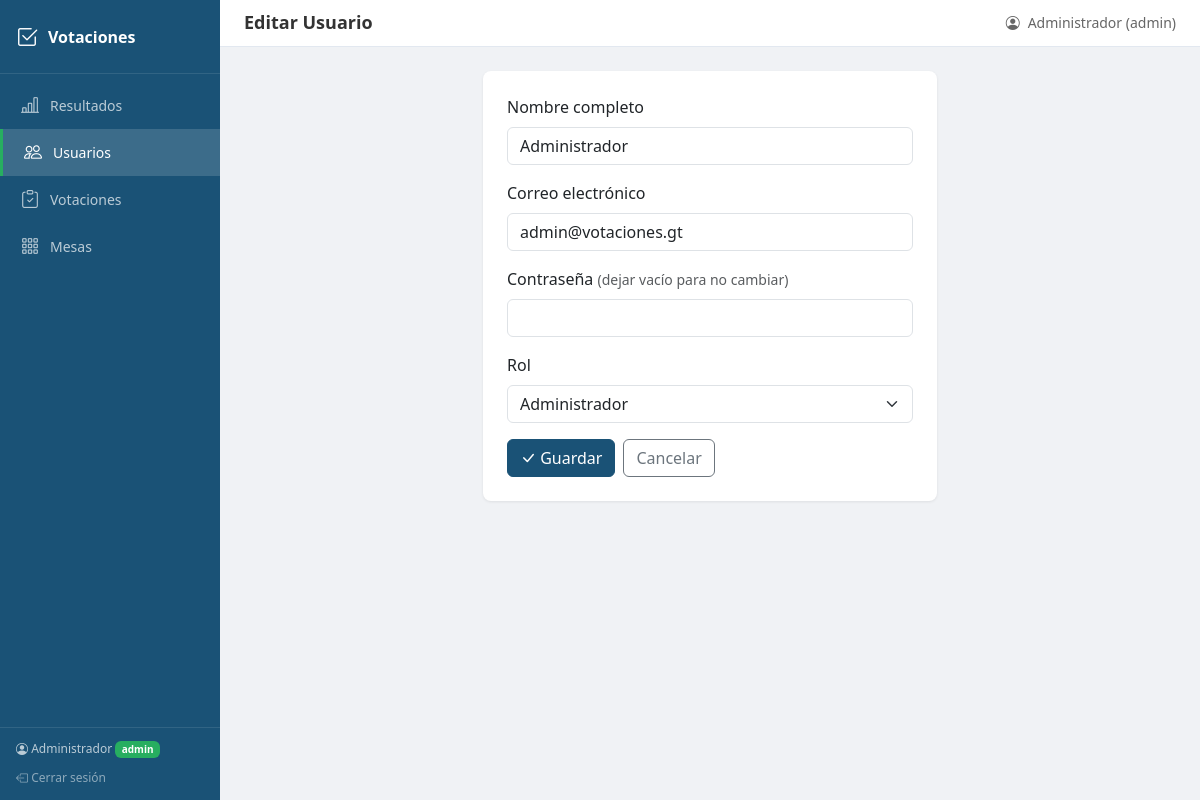
The app's page /usuarios/editar/1 (signed in) with its own data.
### app/models.py (models this page shows, shortened)
class Usuario(UserMixin, db.Model):
    __tablename__ = 'usuarios'
    id = db.Column(db.Integer, primary_key=True)
    nombre = db.Column(db.String(100), nullable=False)
    correo = db.Column(db.String(120), unique=True, nullable=False)
    password_hash = db.Column(db.String(256), nullable=False)
    rol = db.Column(db.String(20), nullable=False, default='operador')
    created_at = db.Column(db.DateTime, default=datetime.utcnow)

### app/routes/usuarios.py (the view, shortened to what this page needs)
@usuarios_bp.route('/editar/<int:id>', methods=['GET', 'POST'])
@login_required
def editar(id):
    if current_user.rol != 'admin':
        flash('No tienes permisos para acceder.', 'error')
        return redirect(url_for('resultados.consultar'))
    usuario = Usuario.query.get_or_404(id)
    return render_template('usuario_form.html', accion='Editar', usuario=usuario)

### app/models.py (called while the page is built)
@login_manager.user_loader
def load_user(user_id):
    return Usuario.query.get(int(user_id))

### app/templates/usuario_form.html (shortened to what this page needs)
{% extends "base.html" %}
{% block page_title %}{{ accion }} Usuario{% endblock %}
{% block content %}
<div class="row justify-content-center">
    <div class="col-md-6">
        <div class="card">
            <div class="card-body p-4">
                <form method="POST">
                    <div class="mb-3">
                        <label class="form-label">Nombre completo</label>
                        <input type="text" name="nombre" class="form-control"
                               value="{{ usuario.nombre if usuario is defined and usuario else '' }}" required>
                    </div>
                    <div class="mb-3">
                        <label class="form-label">Correo electrónico</label>
                        <input type="email" name="correo" class="form-control"
                               value="{{ usuario.correo if usuario is defined and usuario else '' }}" required>
                    </div>
                    <div class="mb-3">
                        <label class="form-label">Contraseña {% if accion == 'Editar' %}<small class="text-muted">(dejar vacío para no cambiar)</small>{% endif %}</label>
                        <input type="password" name="password" class="form-control"
                               {% if accion == 'Crear' %}required{% endif %}>
                    </div>
                    <div class="mb-3">
                        <label class="form-label">Rol</label>
                        <select name="rol" class="form-select">
                            <option value="admin" {% if usuario is defined and usuario and usuario.rol == 'admin' %}selected{% endif %}>Administrador</option>
                        </select>
                    </div>
                    <div class="d-flex gap-2">
                        <button type="submit" class="btn btn-primary">
                            <i class="bi bi-check-lg"></i> Guardar
                        </button>
                        <a href="{{ url_for('usuarios.listar') }}" class="btn btn-outline-secondary">Cancelar</a>
                    </div>
                </form>
            </div>
        </div>
    </div>
</div>
{% endblock %}

### app/templates/base.html (shortened to what this page needs)
<!DOCTYPE html>
<html lang="es">
<head>
    <link href="https://cdn.jsdelivr.net/npm/bootstrap@5.3.2/dist/css/bootstrap.min.css" rel="stylesheet">
    <link href="https://cdn.jsdelivr.net/npm/bootstrap-icons@1.11.2/font/bootstrap-icons.min.css" rel="stylesheet">
</head>
<body>
    {% if current_user.is_authenticated %}
    <div class="sidebar">
        <div class="sidebar-brand">
            <i class="bi bi-check2-square"></i>
            <span>Votaciones</span>
        </div>
        <nav class="sidebar-nav">
            <a href="{{ url_for('resultados.consultar') }}" class="{% if request.endpoint and 'resultados' in request.endpoint %}active{% endif %}">
                <i class="bi bi-bar-chart-line"></i> Resultados
            </a>
            {% if current_user.rol == 'admin' %}
            <a href="{{ url_for('usuarios.listar') }}" class="{% if request.endpoint and 'usuarios' in request.endpoint %}active{% endif %}">
                <i class="bi bi-people"></i> Usuarios
            </a>
            <a href="{{ url_for('votaciones.listar') }}" class="{% if request.endpoint and 'votaciones' in request.endpoint and 'resultados' not in request.endpoint %}active{% endif %}">
                <i class="bi bi-clipboard-check"></i> Votaciones
            </a>
            <a href="{{ url_for('mesas.listar') }}" class="{% if request.endpoint and 'mesas' in request.endpoint and 'resultados' not in request.endpoint %}active{% endif %}">
                <i class="bi bi-grid-3x3-gap"></i> Mesas
            </a>
            {% endif %}
        </nav>
        <div style="position: absolute; bottom: 0; width: 100%; border-top: 1px solid rgba(255,255,255,0.1); padding: 12px 16px;">
            <div style="color: rgba(255,255,255,0.7); font-size: 12px; margin-bottom: 6px;">
                <i class="bi bi-person-circle"></i> {{ current_user.nombre }}
                <span class="badge badge-{{ current_user.rol }}" style="font-size: 10px;">{{ current_user.rol }}</span>
            </div>
            <a href="{{ url_for('auth.logout') }}" style="color: rgba(255,255,255,0.5); font-size: 12px; text-decoration: none;">
                <i class="bi bi-box-arrow-left"></i> Cerrar sesión
            </a>
        </div>
    </div>
    <div class="main-content">
        <div class="topbar">
            <h1>{% block page_title %}Dashboard{% endblock %}</h1>
            <div class="topbar-user">
                <i class="bi bi-person-circle"></i>
                {{ current_user.nombre }} ({{ current_user.rol }})
            </div>
        </div>
        <div class="content-area">
            {% block content %}{% endblock %}
        </div>
    </div>
    {% endif %}
</body>
</html>

### app/templates/base.html (style rules this page uses)
:root { --sidebar-width: 220px; --primary: #1a5276; --primary-dark: #0e3a54; --primary-light: #d4e6f1; --accent: #27ae60; }
body { font-family: 'Segoe UI', Tahoma, Geneva, Verdana, sans-serif; background: #f0f2f5; }
.sidebar { position: fixed; top: 0; left: 0; bottom: 0; width: var(--sidebar-width); background: var(--primary); padding: 0; z-index: 100; overflow-y: auto; }
.sidebar-brand { padding: 20px 16px; color: white; font-size: 16px; font-weight: 600; border-bottom: 1px solid rgba(255,255,255,0.1); display: flex; align-items: center; gap: 10px; }
.sidebar-brand i { font-size: 22px; }
.sidebar-nav { padding: 8px 0; }
.sidebar-nav a { display: flex; align-items: center; gap: 10px; padding: 10px 20px; color: rgba(255,255,255,0.7); text-decoration: none; font-size: 14px; transition: all 0.2s; }
.sidebar-nav a.active { color: white; background: rgba(255,255,255,0.15); border-left: 3px solid var(--accent); }
.sidebar-nav a i { font-size: 18px; width: 20px; text-align: center; }
.main-content { margin-left: var(--sidebar-width); padding: 0; min-height: 100vh; }
.topbar { background: white; padding: 12px 24px; border-bottom: 1px solid #e2e8f0; display: flex; justify-content: space-between; align-items: center; }
.topbar h1 { font-size: 18px; font-weight: 600; margin: 0; color: #333; }
.topbar-user { display: flex; align-items: center; gap: 8px; font-size: 14px; color: #666; }
.content-area { padding: 24px; }
.card { border: none; border-radius: 8px; box-shadow: 0 1px 3px rgba(0,0,0,0.08); }
.btn-primary { background: var(--primary); border-color: var(--primary); }
.badge-admin { background: #27ae60; }

### records on screen
Usuario: nombre "Administrador", rol "admin", correo "admin@votaciones.gt", rol "Administrador"

### other values on screen
{{ accion }} "Editar"
